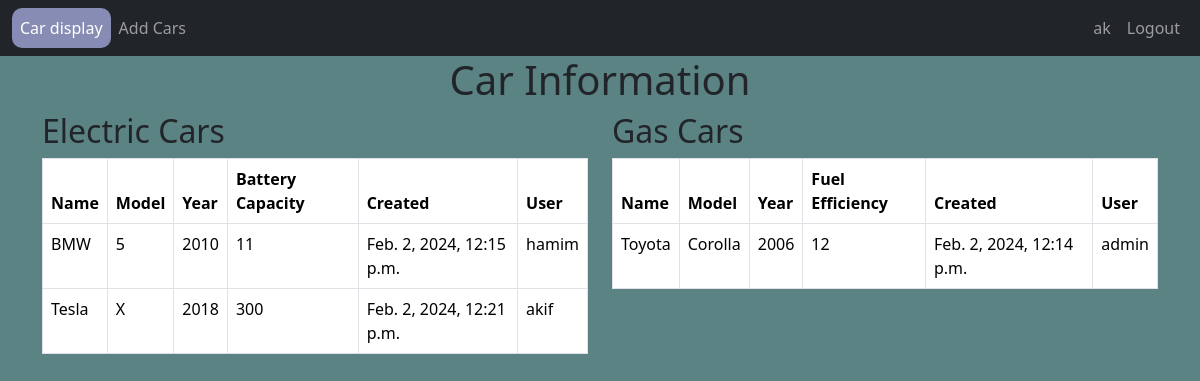
The page / (signed in) on the database its author committed.
### Cars/models.py (models this page shows, shortened)
class Car(models.Model):
    user = models.ForeignKey(User, on_delete=models.SET_NULL, null=True)
    name = models.CharField(max_length=100)
    model = models.CharField(max_length=100)
    year = models.PositiveIntegerField()
    class Meta:
        abstract = True

class ElectricCar(Car):
    battery_capacity = models.PositiveIntegerField()
    created = models.DateTimeField(auto_now_add=True)

class GasCar(Car):
    fuel_efficiency = models.PositiveIntegerField()
    created = models.DateTimeField(auto_now_add=True)

### Cars/views.py (the view)
# urls.py: 2. Add a URL to urlpatterns:  path('', views.home, name='home')
def home(request):
    electric_cars = ElectricCar.objects.all()
    gas_cars = GasCar.objects.all()
    context = {
        'electric_cars': electric_cars,
        'gas_cars': gas_cars,
    }
    return render(request, 'car_display.html', context)

### Cars/templates/car_display.html (shortened to what this page needs)
{% extends 'base.html' %}
{% block body %}
<body style="background: rgb(91, 131, 131)">
    <div class="container">
        <h1 style="text-align: center;">Car Information</h1>
        <div class="row">
            <div class="col-md-6">
                <h2>Electric Cars</h2>
                {% if electric_cars %}
                    <table class="table table-bordered">
                        <thead class="thead-dark">
                            <tr>
                                <th>Name</th>
                                <th>Model</th>
                                <th>Year</th>
                                <th>Battery Capacity</th>
                                <th>Created</th>
                                <th>User</th>
                            </tr>
                        </thead>
                        <tbody>
                            {% for electric_car in electric_cars %}
                                <tr>
                                    <td>{{ electric_car.name }}</td>
                                    <td>{{ electric_car.model }}</td>
                                    <td>{{ electric_car.year }}</td>
                                    <td>{{ electric_car.battery_capacity }}</td>
                                    <td>{{ electric_car.created }}</td>
                                    <td>{{ electric_car.user }}</td>
                                </tr>
                            {% endfor %}
                        </tbody>
                    </table>
                {% else %}
                    <p>No electric car data to display.</p>
                {% endif %}
            </div>
            <div class="col-md-6">
                <h2>Gas Cars</h2>
                {% if gas_cars %}
                    <table class="table table-bordered">
                        <thead class="thead-dark">
                            <tr>
                                <th>Name</th>
                                <th>Model</th>
                                <th>Year</th>
                                <th>Fuel Efficiency</th>
                                <th>Created</th>
                                <th>User</th>
                            </tr>
                        </thead>
                        <tbody>
                            {% for gas_car in gas_cars %}
                                <tr>
                                    <td>{{ gas_car.name }}</td>
                                    <td>{{ gas_car.model }}</td>
                                    <td>{{ gas_car.year }}</td>
                                    <td>{{ gas_car.fuel_efficiency }}</td>
                                    <td>{{ gas_car.created }}</td>
                                    <td>{{ gas_car.user }}</td>
                                </tr>
                            {% endfor %}
                        </tbody>
                    </table>
                {% else %}
                    <p>No gas car data to display.</p>
                {% endif %}
            </div>
        </div>
    </div>
</body>
{% endblock %}

### Cars/templates/base.html (shortened to what this page needs)
<!DOCTYPE html>
<html lang="en">
<head>
    <link href="https://cdn.jsdelivr.net/npm/bootstrap@5.3.2/dist/css/bootstrap.min.css" rel="stylesheet">
</head>
<body>
<nav class="navbar navbar-expand-lg navbar-dark bg-dark">
    <div class="container-fluid">
        <div class="collapse navbar-collapse" id="navbarSupportedContent">
            <ul class="navbar-nav me-auto mb-2 mb-lg-0">
                <li class="nav-item">
                    <a class="nav-link {% if request.path == '/' %}active-link{% endif %}" aria-current="page" href="{% url 'car_display' %}">Car display</a>
                </li>
                <li class="nav-item">
                    <a class="nav-link {% if request.path == '/add_cars/' %}active-link{% endif %}" href="{% url 'add_cars' %}">Add Cars</a>
                </li>
            </ul>
            <ul class="navbar-nav ms-auto">
                {% if user.is_authenticated %}
                    <li class="nav-item">
                        <a class="nav-link {% if request.path == '/profile/' %}active-link{% endif %}" aria-current="page" href="{% url 'profile' %} ">
                            {{ user.username|slice:":2" }}
                        </a>
                    </li>
                    <li class="nav-item">
                        <a class="nav-link {% if request.path == '/logout/' %}active-link{% endif %}" href="{% url 'logout' %}">Logout</a>
                    </li>
                {% endif %}
            </ul>
        </div>
    </div>
</nav>
{% block body %}{% endblock %}
</body>
</html>

### Cars/templates/base.html (style rules this page uses)
.navbar-nav .active-link { background-color: #878cb4; color: #fff; border-radius: 10px; }

### rows shown on the page
ElectricCar: name "BMW", model "5", year "2010", battery_capacity "11", created "Feb. 2, 2024, 12:15 p.m.", user "hamim"
ElectricCar: name "Tesla", model "X", year "2018", battery_capacity "300", created "Feb. 2, 2024, 12:21 p.m.", user "akif"
GasCar: name "Toyota", model "Corolla", year "2006", fuel_efficiency "12", created "Feb. 2, 2024, 12:14 p.m.", user "admin"

### other values the page prints
{{ user.username|slice:":2" }} "ak"
